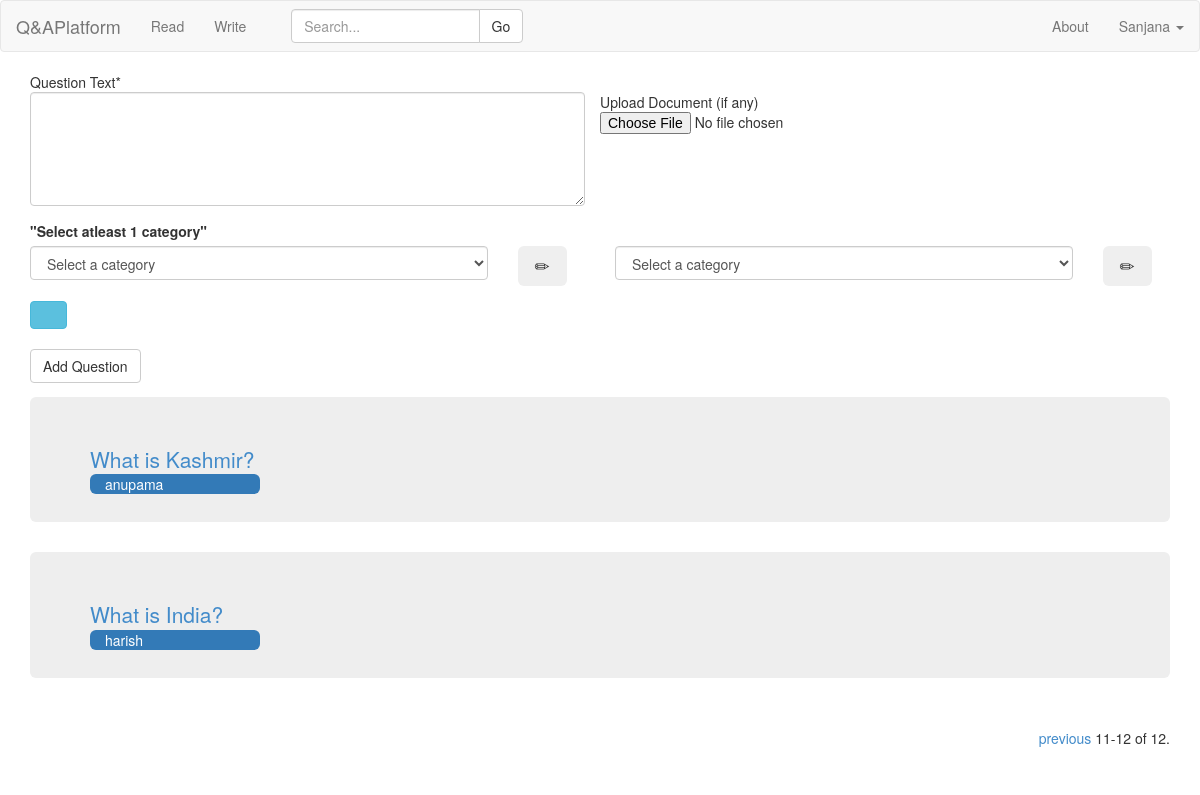
The app's page /write/?page=2 (signed in) with its own data.
### QA/models.py (models this page shows, shortened)
class Question(models.Model):
	question_text = models.TextField(blank=False,null=True)
	follow = models.IntegerField(default=0)
	author = models.ForeignKey(Customuser)
	upload = models.FileField(upload_to='uploads/%Y/%m/%d/',blank=True,null=True) #if null is true then NULL is set if no value
	timestamp = models.DateTimeField(auto_now_add=True, auto_now=False)# but in forms, set blank=True,form can be left.
	updated = models.DateTimeField(auto_now_add=False, auto_now=True)
	category1 = models.ForeignKey(Categories,blank=True,null=True,related_name='category1')
	category2 = models.ForeignKey(Categories,blank=True,null=True,related_name='category2')
	category3 = models.ForeignKey(Categories,blank=True,null=True,related_name='category3')
	category4 = models.ForeignKey(Categories,blank=True,null=True,related_name='category4')
	class Meta:
		ordering = ['follow','-timestamp']

### QA/views.py (the view)
# urls.py: url(r'^write/$',QA.views.listquestions, name='write'),
@login_required
def listquestions(request):
	if request.user.is_superuser:
		return HttpResponseRedirect('/accounts/login')
	category_object = []
	if request.method == 'POST':
		print request.POST
		if request.POST.get("submit","") == "Create Category":
			category = request.POST.get("newcategory","")
			if not Categories.objects.filter(categories = category).exists():
				Categories(categories = category).save()
				category = Categories.objects.get(categories = category)
				return JsonResponse({"category":category.categories,"cid":category.pk}, content_type ="application/json")
			else:
				category = 0
				return HttpResponse({category}, content_type ="application/text")
		form = add_Question_Form(request.POST,request.FILES,)
		category1 = request.POST.get("category1","") ## Dangerous
		category2 = request.POST.get("category2","")
		category3 = request.POST.get("category3","")
		category4 = request.POST.get("category4","")
		for i in {category1,category2,category3,category4}:
			if Categories.objects.filter(categories = i).exists():
				category_object.append(Categories.objects.get(categories = i))
			else:
				C = Categories(categories = i).save()
				category_object.append(C)
		category_object.append(None)
		category_object.append(None)
		category_object.append(None)
		category_object.append(None)
		category_object.append(None)
		form.category1 = category_object[0]
		form.category2 = category_object[1]
		form.category3 = category_object[2]
		form.category4 = category_object[3]
		form.category5 = category_object[4]
		print "the form validity",form.is_valid
		if form.is_valid():
			f = form.save(commit=False)
			f.author=Customuser.objects.get(username=request.user.username)
			f.save()
		return HttpResponseRedirect('/write')
	else:
		form = add_Question_Form()
	qn_list = Question.objects.all()
	qn_count = Question.objects.all().count()
	c = Categories.objects.all()  #change
	MaxQns = 10
	paginator = Paginator(qn_list, MaxQns) # Show MaxQns contacts per page
	page = request.GET.get('page')
	try:
		qns = paginator.page(page)
	except PageNotAnInteger:
		qns = paginator.page(1)
	except EmptyPage:
		qns = paginator.page(paginator.num_pages)
	n1 = (qns.number-1)*MaxQns + 1
	n2 = qns.number*MaxQns
	if n2 > qn_count:
		n2 = qn_count
	context = {
		"list":qns,
		"form":form,
		"categorylist":c,
		"qn_count":qn_count,
		"n1":n1,"n2":n2,
	}
	return render(request,"write.html",context)

### QA/forms.py (shortened to what this page needs)
class add_Question_Form(forms.ModelForm): # just a regular form
    question_text = forms.CharField(label=_("question_text"),
        widget=forms.Textarea({'cols': '40', 'rows': '5'}))
    class Meta:
        model = Question
        fields = ['question_text',  'upload',
        'category1','category2',
        'category3','category4']

### QA/models.py (called while the page is built)
	def __unicode__(self):
		return self.categories

	def __str__(self):
		return self.username

### broadcasts/context_processors.py (called while the page is built)
def broadcast_message(request):
    return {"broadcast_message": BroadcastMessage.objects.latest()}

### broadcasts/managers.py (called while the page is built)
    def active(self):
        return super(BroadcastManager, self).filter(is_published=True)

    def current(self):
        return self.active().filter(end_time__gte=datetime.now()).filter(
            Q(Q(start_time__lte=datetime.now()) | Q(start_time=None)))

    def latest(self):
        try:
            return self.current().order_by("end_time")[0]
        except IndexError:
            return None

### QA/templates/write.html (shortened to what this page needs)
{% extends 'base.html' %}
{% load crispy_forms_tags %}
{% block form_question %}
<div class="container ">
<form method='POST' enctype="multipart/form-data" action=''>
	<div class='row'>
	<div id='qtext' class='form-group col-md-6'>
		Question Text*
		<textarea class="textarea form-control" cols="40" id="id_question_text" name="question_text" rows="5"></textarea>
	</div>
	<br>
	<div>
		Upload Document (if any)
		<input class="clearablefileinput" id="id_upload" name="upload" type="file">
	</div>
    </div>
	<label>"Select atleast 1 category"</label>
	<div class='row'>
	<div class='form-group col-md-5' align="left">
		<select class="select form-control" id="id_category1" name="category1">
			<option value="0" selected="selected">Select a category</option>
		</select>
	</div>
	<div class='form-group col-md-1'>
		<button type="button" class="btn btn-lg" data-toggle="modal" data-target=".bs-example-modal-sm">
		<span class="glyphicon glyphicon-pencil" aria-hidden="true"></span>
	</button>
	</div>
	<div class='form-group col-md-5' align="left">
		<select class="select form-control" id="id_category2"  name="category2">
			<option value="" selected="selected">Select a category</option>
		</select>
	</div>
	<div class='form-group col-md-1'>
		<button type="button" class="btn btn-lg" data-toggle="modal" data-target=".bs-example-modal-sm">
		<span class="glyphicon glyphicon-pencil" aria-hidden="true"></span>
	</button>
	</div>
	</div>
<button type="button" class="btn btn-info" data-toggle="collapse" data-target="#default-hidden-row">
<span class="glyphicon glyphicon-chevron-down" aria-hidden="true"></span>
</button>
<br><br>
<input class='btn btn-default' type='submit' value='Add Question'/>
</form>
</div>
{% endblock %}
{% block question_container %}
{% for i in list %}
<div class="container">
	<div class="jumbotron">
		<a class="lead" href="{{i.pk}}">{{i.question_text}}<br></a>
		<div class="col-xs-2 col-sm-2 bg-primary img-rounded">
	    {{i.author}}
	    </div>
	</div>
</div>
{% endfor %}
{% endblock %}
{% block read_container %}
<div class="container text-right">
<div class="pagination">
    <span class="step-links">
        {% if list.has_previous %}
            <a href="?page={{ list.previous_page_number }}">previous</a>
        {% endif %}
        <span class="current">
            {{ n1 }}-{{ n2 }} of {{ qn_count }}.
        </span>
    </span>
</div>
</div>
{% endblock %}

### QA/templates/navbar.html (shortened to what this page needs)
<nav class="navbar navbar-default" role="navigation">
  <div class="navbar-header">
   <a class="navbar-brand" href="/">Q&amp;APlatform</a>
  </div>
  <div class="collapse navbar-collapse" id="bs-example-navbar-collapse-1">
    <ul class="nav navbar-nav">
      <li><a href="{% url 'read' %}">Read</a></li>
      <li><a href="{% url 'write' %}">Write</a></li>
    </ul>
    <div class="col-sm-3 col-md-3">
        <form class="navbar-form" type="get" action="{% url 'search' %}" >
        <div class="input-group">
            <input id="search_box" type="text" name="search_box"  placeholder="Search..." class="form-control" >
            <div class="input-group-btn">
                <button id="search_submit" class="btn btn-default" type="submit">Go</button>
            </div>
        </div>
        </form>
    </div>
    <ul class="nav navbar-nav navbar-right">
      <li><a href="#">About</a></li>
      <li class="dropdown">
        <a href="#" class="dropdown-toggle" data-toggle="dropdown">{{request.user.first_name}} <b class="caret"></b></a>
      </li>
    </ul>
  </div>
</nav>

### static/our_static/css/navbar-static-top.css (style rules this page uses)
body { min-height: 2000px; }

### records on screen
Question: question_text "What is Kashmir?", author "anupama"
Question: question_text "What is India?", author "harish"

### other values on screen
{{ request.user.first_name }} "Sanjana"
{{ n1 }} "11"
{{ n2 }} "12"
{{ qn_count }} "12"
